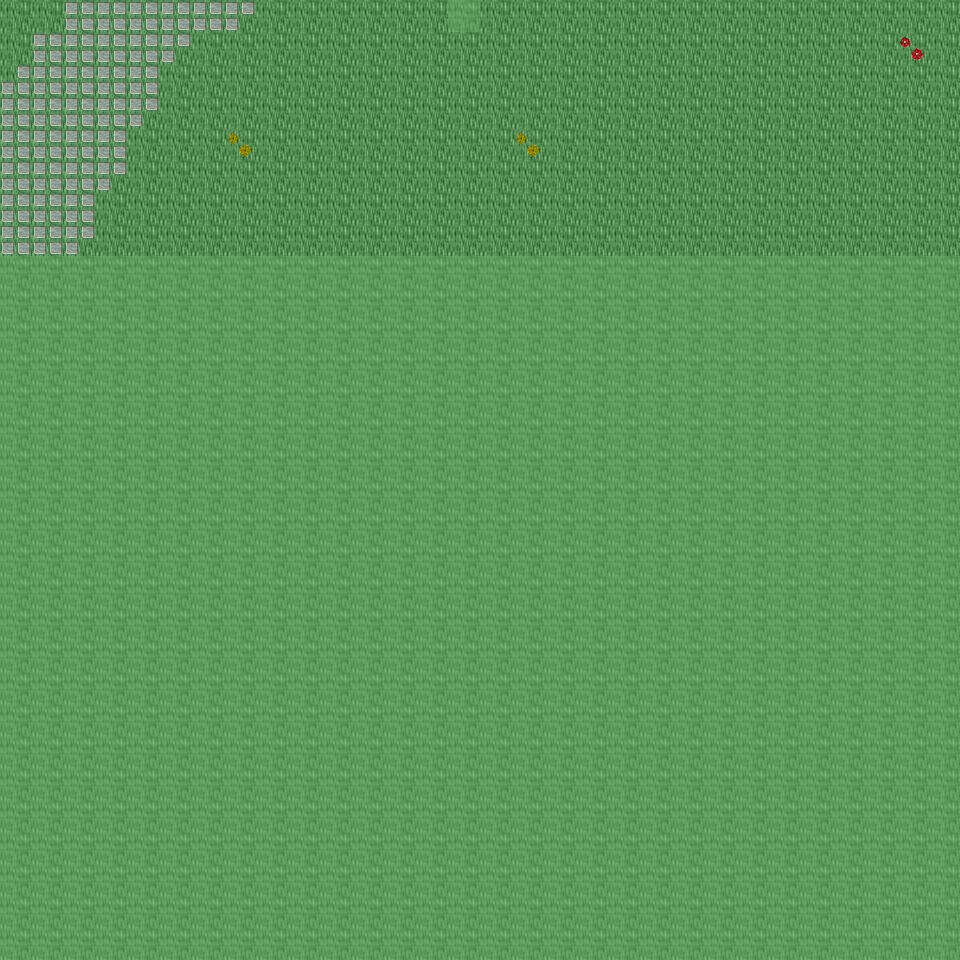

Tiled map render using the project's own tile images. Description and the map definition, with tile-layer contents summarised, below:
An orthogonal 30x30 tile map with 32x32 px tiles, 6 tile layers (Ground, Object, Object2, Above, ...), 24 tilesets and 4 objects (4x mapchange).

<map version="1.0" orientation="orthogonal" renderorder="right-down" width="30" height="30" tilewidth="32" tileheight="32" nextobjectid="5">
  <tileset firstgid="1" name="tileset_ground_ground" tilewidth="32" tileheight="32" tilecount="33" columns="3">
    <image source="../drawable/tileset_ground_ground.png" width="96" height="352" />
  </tileset>
  <tileset firstgid="34" name="tileset_ground_water_pool" tilewidth="32" tileheight="32" tilecount="72" columns="3">
    <image source="../drawable/tileset_ground_water_pool.png" width="96" height="768" />
  </tileset>
  <tileset firstgid="106" name="tileset_ground_earth_edges" tilewidth="32" tileheight="32" tilecount="18" columns="6">
    <image source="../drawable/tileset_ground_earth_edges.png" width="192" height="96" />
  </tileset>
  <tileset firstgid="124" name="tileset_ground_grass_edges" tilewidth="32" tileheight="32" tilecount="36" columns="12">
    <image source="../drawable/tileset_ground_grass_edges.png" width="384" height="96" />
  </tileset>
  <tileset firstgid="160" name="tileset_ground_grass_corners" tilewidth="32" tileheight="32" tilecount="24" columns="6">
    <image source="../drawable/tileset_ground_grass_corners.png" width="192" height="128" />
  </tileset>
  <tileset firstgid="184" name="tileset_ground_water_pool_corners" tilewidth="32" tileheight="32" tilecount="72" columns="3">
    <image source="../drawable/tileset_ground_water_pool_corners.png" width="96" height="768" />
  </tileset>
  <tileset firstgid="256" name="tileset_furniture_carpet_carpets" tilewidth="32" tileheight="32" tilecount="8" columns="4">
    <image source="../drawable/tileset_furniture_carpet_carpets.png" width="128" height="64" />
  </tileset>
  <tileset firstgid="264" name="tileset_ground_ridge_earth_dark" tilewidth="32" tileheight="32" tilecount="96" columns="12">
    <image source="../drawable/tileset_ground_ridge_earth_dark.png" width="384" height="256" />
  </tileset>
  <tileset firstgid="360" name="tileset_ground_ridge_earth_pale" tilewidth="32" tileheight="32" tilecount="96" columns="12">
    <image source="../drawable/tileset_ground_ridge_earth_pale.png" width="384" height="256" />
  </tileset>
  <tileset firstgid="456" name="tileset_plant_grasses" tilewidth="32" tileheight="32" tilecount="6" columns="3">
    <image source="../drawable/tileset_plant_grasses.png" width="96" height="64" />
  </tileset>
  <tileset firstgid="462" name="tileset_plant_flower_daisy_red" tilewidth="32" tileheight="32" tilecount="8" columns="2">
    <image source="../drawable/tileset_plant_flower_daisy_red.png" width="64" height="128" />
  </tileset>
  <tileset firstgid="470" name="tileset_plant_flower_daisy_blue" tilewidth="32" tileheight="32" tilecount="8" columns="2">
    <image source="../drawable/tileset_plant_flower_daisy_blue.png" width="64" height="128" />
  </tileset>
  <tileset firstgid="478" name="tileset_plant_flower_daisy_yellow" tilewidth="32" tileheight="32" tilecount="8" columns="2">
    <image source="../drawable/tileset_plant_flower_daisy_yellow.png" width="64" height="128" />
  </tileset>
  <tileset firstgid="486" name="tileset_plant_bush_bushes" tilewidth="32" tileheight="32" tilecount="10" columns="5">
    <image source="../drawable/tileset_plant_bush_bushes.png" width="160" height="64" />
  </tileset>
  <tileset firstgid="496" name="tileset_furniture_table_long_side_on_pale" tilewidth="32" tileheight="32" tilecount="3" columns="3">
    <image source="../drawable/tileset_furniture_table_long_side_on_pale.png" width="96" height="32" />
  </tileset>
  <tileset firstgid="499" name="tileset_plant_stump_small_stump" tilewidth="32" tileheight="32" tilecount="4" columns="2">
    <image source="../drawable/tileset_plant_stump_small_stump.png" width="64" height="64" />
  </tileset>
  <tileset firstgid="503" name="tileset_ground_rock_rocks_2" tilewidth="32" tileheight="32" tilecount="4" columns="2">
    <image source="../drawable/tileset_ground_rock_rocks_2.png" width="64" height="64" />
  </tileset>
  <tileset firstgid="507" name="tileset_ground_ladder_vertical_dark" tilewidth="32" tileheight="32" tilecount="3" columns="3">
    <image source="../drawable/tileset_ground_ladder_vertical_dark.png" width="96" height="32" />
  </tileset>
  <tileset firstgid="510" name="tileset_item_statue_green_stone" tilewidth="32" tileheight="32" tilecount="12" columns="4">
    <image source="../drawable/tileset_item_statue_green_stone.png" width="128" height="96" />
  </tileset>
  <tileset firstgid="522" name="tileset_logic_collision" tilewidth="32" tileheight="32" tilecount="1" columns="1">
    <image source="../drawable/tileset_logic_collision.png" width="32" height="32" />
  </tileset>
  <tileset firstgid="523" name="tileset_furniture_table_long_front_on_pale" tilewidth="32" tileheight="32" tilecount="3" columns="1">
    <image source="../drawable/tileset_furniture_table_long_front_on_pale.png" width="32" height="96" />
  </tileset>
  <tileset firstgid="526" name="tileset_furniture_light_flames" tilewidth="32" tileheight="32" tilecount="6" columns="6">
    <image source="../drawable/tileset_furniture_light_flames.png" width="192" height="32" />
  </tileset>
  <tileset firstgid="532" name="tileset_ground_green_paving" tilewidth="32" tileheight="32" tilecount="18" columns="3">
    <image source="../drawable/tileset_ground_green_paving.png" width="96" height="192" />
  </tileset>
  <tileset firstgid="550" name="tileset_building_castle" tilewidth="32" tileheight="32" tilecount="320" columns="20">
    <image source="../drawable/tileset_building_castle.png" width="640" height="512" />
  </tileset>
  <layer name="Ground" width="30" height="30">
    <data>[900 cells, 240 non-empty, 1 distinct tile ids]</data>
  </layer>
  <layer name="Object" width="30" height="30">
    <data>[900 cells, 35 non-empty, 3 distinct tile ids]</data>
  </layer>
  <layer name="Object2" width="30" height="30">
    <data>[900 cells, 4 non-empty, 3 distinct tile ids]</data>
  </layer>
  <layer name="Above" width="30" height="30">
    <data>[900 cells, 0 non-empty, 0 distinct tile ids]</data>
  </layer>
  <layer name="Above2" width="30" height="30">
    <data>[900 cells, 0 non-empty, 0 distinct tile ids]</data>
  </layer>
  <layer name="Walkable" width="30" height="30">
    <data>[900 cells, 661 non-empty, 1 distinct tile ids]</data>
  </layer>
  <objectgroup name="MapEvents">
    <object id="1" name="north" type="mapchange" x="0" y="0" width="448" height="32">
      <properties>
        <property name="map" value="0_ados_mountain_n2_w2_x0_y3" />
        <property name="place" value="south" />
      </properties>
    </object>
    <object id="2" name="north2" type="mapchange" x="480" y="0" width="480" height="32">
      <properties>
        <property name="map" value="0_ados_mountain_n2_w2_x0_y3" />
        <property name="place" value="south2" />
      </properties>
    </object>
    <object id="3" name="west" type="mapchange" x="0" y="0" width="32" height="256">
      <properties>
        <property name="map" value="0_deniran_forest_n2_w_x0_y4" />
        <property name="place" value="east" />
      </properties>
    </object>
    <object id="4" name="east" type="mapchange" x="928" y="0" width="32" height="256">
      <properties>
        <property name="map" value="0_ados_mountain_n2_w2_x1_y4" />
        <property name="place" value="west" />
      </properties>
    </object>
  </objectgroup>
</map>
